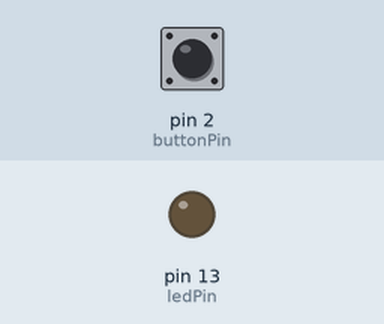
Recording of a sketch running on a simulated Arduino Uno, built with avr-gcc and run on an emulated ATmega328P. Shown: output pins drawn as LEDs (lit = HIGH). The inputs (shaded band) are chosen by the test bench; at power-on: pin 2 (buttonPin) LOW. What the sketch prints to the serial monitor is not drawn.

Above: at 1.2 s.
1.3 s: pin 2 (buttonPin) pulled HIGH for 0.15 s
At 1.38 s:
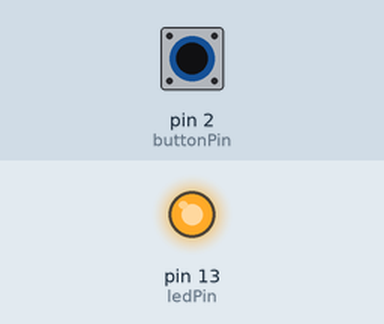
2.9 s: pin 2 (buttonPin) pulled HIGH for 3.2 s
At 6.7 s:
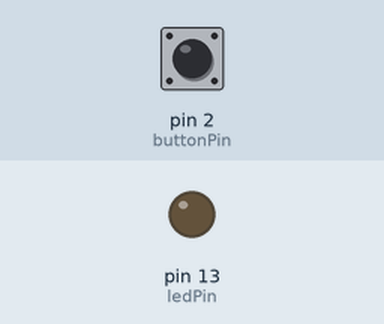
Timing chart, 0 to 8.2 s (numbered marks = the images above; inputs shaded):
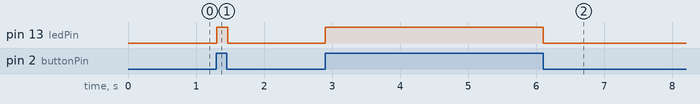

The sketch:

smoothie_ardiuno_test.ino
```cpp
const int buttonPin = 2;
const int ledPin = 13;

int buttonState = 0;

void setup() {
  Serial.begin(9600);

  pinMode(ledPin, OUTPUT);
  pinMode(buttonPin, INPUT);
}

void loop() {
  if (digitalRead(buttonPin) == HIGH) {
    digitalWrite(ledPin, HIGH);
    Serial.println(1);
    Serial.flush();
    delay(20);
  } else {
    digitalWrite(ledPin, LOW);
    Serial.println(0);
    Serial.flush();
  }
}
```

Measured:
- after the input at 1.3 s, pin 13 (ledPin): LOW → HIGH at once, → LOW 0.16 s later
- after the input at 2.9 s, pin 13 (ledPin): LOW → HIGH at once, → LOW 3.2 s later
